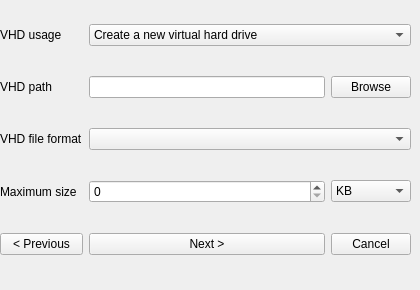
     <widget class="QWidget" name="page_22">
      <widget class="QWidget" name="gridLayoutWidget_21">
       <property name="geometry">
        <rect>
         <x>0</x>
         <y>0</y>
         <width>411</width>
         <height>281</height>
        </rect>
       </property>
       <layout class="QGridLayout" name="gridLayout_21">
        <item row="4" column="0">
         <widget class="QPushButton" name="pushButton_63">
          <property name="text">
           <string>&lt; Previous</string>
          </property>
         </widget>
        </item>
        <item row="1" column="1">
         <widget class="QLineEdit" name="lineEdit_10"/>
        </item>
        <item row="4" column="2">
         <widget class="QPushButton" name="pushButton_64">
          <property name="text">
           <string>Cancel</string>
          </property>
         </widget>
        </item>
        <item row="3" column="1">
         <widget class="QSpinBox" name="spinBox_15">
          <property name="maximum">
           <number>214748368</number>
          </property>
          <property name="value">
           <number>0</number>
          </property>
         </widget>
        </item>
        <item row="1" column="0">
         <widget class="QLabel" name="label_56">
          <property name="text">
           <string>VHD path</string>
          </property>
         </widget>
        </item>
        <item row="3" column="0">
         <widget class="QLabel" name="label_57">
          <property name="text">
           <string>Maximum size</string>
          </property>
         </widget>
        </item>
        <item row="1" column="2">
         <widget class="QPushButton" name="pushButton_65">
          <property name="text">
           <string>Browse</string>
          </property>
         </widget>
        </item>
        <item row="3" column="2">
         <widget class="QComboBox" name="comboBox_33">
          <item>
           <property name="text">
            <string>KB</string>
           </property>
          </item>
          <item>
           <property name="text">
            <string>MB</string>
           </property>
          </item>
          <item>
           <property name="text">
            <string>GB</string>
           </property>
          </item>
         </widget>
        </item>
        <item row="4" column="1">
         <widget class="QPushButton" name="pushButton_66">
          <property name="text">
           <string>Next &gt;</string>
          </property>
         </widget>
        </item>
        <item row="2" column="0">
         <widget class="QLabel" name="label_58">
          <property name="text">
           <string>VHD file format</string>
          </property>
         </widget>
        </item>
        <item row="0" column="0">
         <widget class="QLabel" name="label_59">
          <property name="text">
           <string>VHD usage</string>
          </property>
         </widget>
        </item>
        <item row="0" column="1" colspan="2">
         <widget class="QComboBox" name="comboBox_34">
          <item>
           <property name="text">
            <string>Create a new virtual hard drive</string>
           </property>
          </item>
          <item>
           <property name="text">
            <string>Add an existing virtual hard drive</string>
           </property>
          </item>
          <item>
           <property name="text">
            <string>Don't add a virtual hard drive</string>
           </property>
          </item>
         </widget>
        </item>
        <item row="2" column="1" colspan="2">
         <widget class="QComboBox" name="comboBox_35">
          <property name="placeholderText">
           <string>(Please select a file format)</string>
          </property>
          <item>
           <property name="text">
            <string>qcow2</string>
           </property>
          </item>
          <item>
           <property name="text">
            <string>qcow</string>
           </property>
          </item>
          <item>
           <property name="text">
            <string>raw</string>
           </property>
          </item>
          <item>
           <property name="text">
            <string>vdi</string>
           </property>
          </item>
          <item>
           <property name="text">
            <string>vmdk</string>
           </property>
          </item>
          <item>
           <property name="text">
            <string>vpc</string>
           </property>
          </item>
          <item>
           <property name="text">
            <string>vhdx</string>
           </property>
          </item>
          <item>
           <property name="text">
            <string>parallels</string>
           </property>
          </item>
          <item>
           <property name="text">
            <string>file</string>
           </property>
          </item>
         </widget>
        </item>
       </layout>
      </widget>
     </widget>
